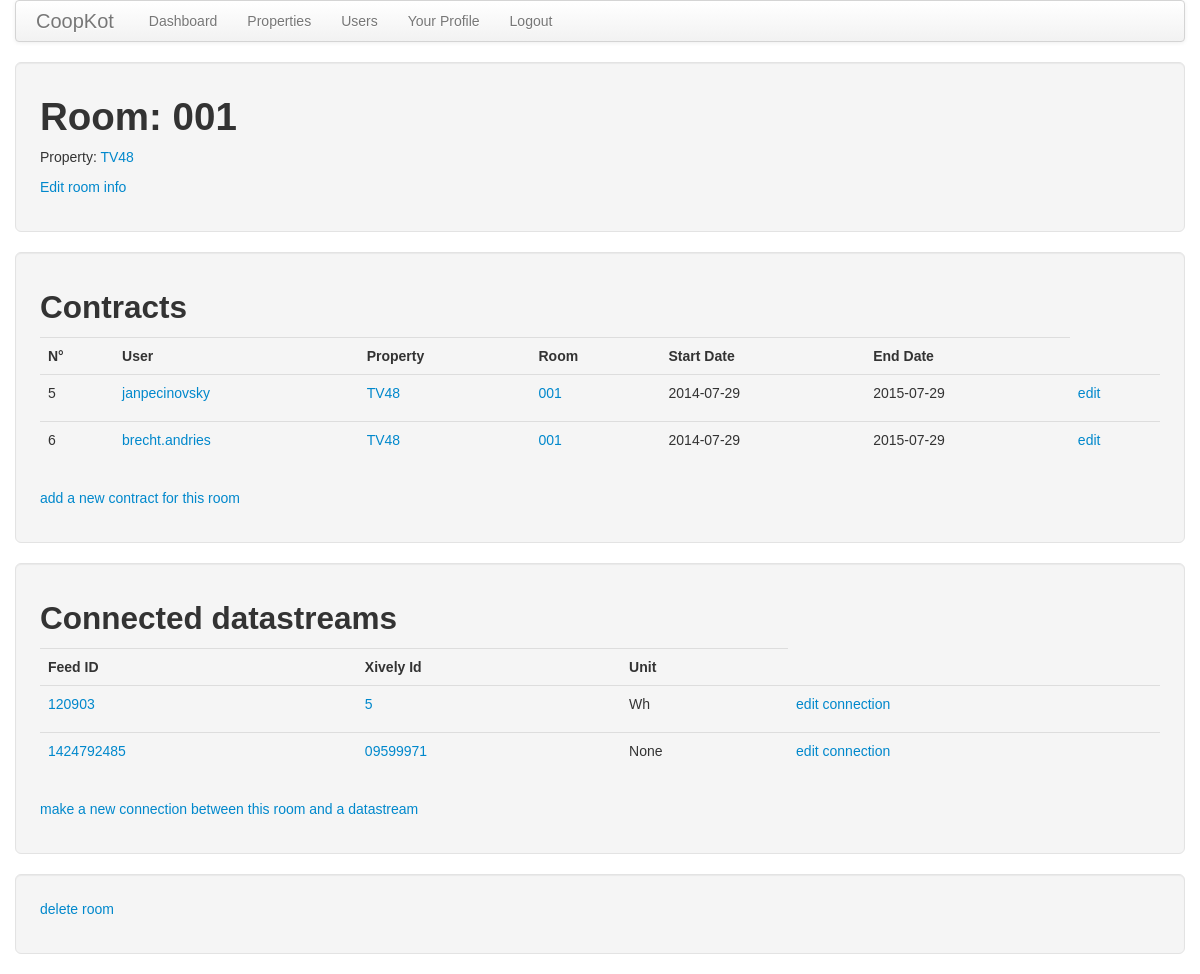
The app's page /room/1 (signed in) with its own data.
### app/models.py (models this page shows, shortened)
class Room(db.Model):
    __tablename__ = 'room'
    id = db.Column(db.Integer, primary_key = True)
    property_id = db.Column(db.Integer, db.ForeignKey('property.id'))
    name = db.Column(db.String(140))
    info = db.Column(db.String(140))
    users = db.relationship('User', secondary='contract', lazy='dynamic')
    datastreams = db.relationship('Datastream', secondary='room_datastream', lazy='dynamic')

class Property(db.Model):
    __tablename__ = 'property'
    id = db.Column(db.Integer, primary_key = True)
    name = db.Column(db.String(140), unique = True)
    users = db.relationship('User', backref = 'property', lazy = 'dynamic')
    info = db.Column(db.String(140))
    prices = db.relationship('Prices', backref = 'property', lazy = 'dynamic', cascade="all, delete, delete-orphan")
    rooms = db.relationship('Room', backref = 'property', lazy = 'dynamic', cascade="all, delete, delete-orphan")
    feeds = db.relationship('Feed', backref = 'property', lazy = 'dynamic', cascade="all, delete, delete-orphan")

class Contract(db.Model):
    __tablename__ = 'contract'
    id = db.Column(db.Integer, primary_key=True)
    user_id = db.Column(db.Integer, db.ForeignKey('user.id'))
    room_id = db.Column(db.Integer, db.ForeignKey('room.id'))
    start_date = db.Column(db.DateTime)
    end_date = db.Column(db.DateTime)
    user = db.relationship('User', backref="room_assoc")
    room = db.relationship('Room', backref="user_assoc")

class User(db.Model):
    __tablename__ = 'user'
    id = db.Column(db.Integer, primary_key = True)
    nickname = db.Column(db.String(64), unique = True)
    email = db.Column(db.String(120), index = True, unique = True)
    role = db.Column(db.SmallInteger, default = ROLE_USER)
    property_id = db.Column(db.Integer, db.ForeignKey('property.id'), default=-1)
    about_me = db.Column(db.String(140))
    last_seen = db.Column(db.DateTime)
    rooms = db.relationship('Room',secondary='contract', lazy='dynamic')
    def is_authenticated(self):
        return True

class Datastream(db.Model):
    __tablename__ = 'datastream'
    id = db.Column(db.Integer, primary_key = True)
    feed_id = db.Column(db.Integer, db.ForeignKey('feed.id'))
    xively_id = db.Column(db.String(140))
    unit = db.Column(db.String(64))
    info = db.Column(db.String(140), default='No info')
    type = db.Column(db.SmallInteger)
    rooms = db.relationship('Room', secondary='room_datastream', lazy='dynamic')
    def get_connection(self,room_id):
        return Room_Datastream.query.filter(Room_Datastream.datastream_id==self.id,Room_Datastream.room_id==room_id).first()

class Feed(db.Model):
    __tablename__ = 'feed'
    id = db.Column(db.Integer, primary_key = True)
    xively_id = db.Column(db.Integer)
    api_key = db.Column(db.String(140))
    info = db.Column(db.String(140))
    property_id = db.Column(db.Integer, db.ForeignKey('property.id'))
    datastreams = db.relationship('Datastream', backref = 'feed', lazy = 'dynamic', cascade="all, delete, delete-orphan")

### app/views.py (the view)
@app.route('/room/<id>')
@login_required
def room(id):
    room = Room.query.get(id)
    if room == None:
        flash('Room not found.')
        abort(404)
    contracts = Contract.query.filter_by(room = room)
    return render_template('room.html',
        contracts = contracts,
        datastreams = room.datastreams,
        room = room,
        ref = 'room'
        )

### app/views.py (called while the page is built)
@lm.user_loader
def load_user(id):
    return User.query.get(int(id))

@app.before_request
def before_request():
    g.user = current_user
    if g.user.is_authenticated():
        g.user.last_seen = datetime.utcnow()
        db.session.add(g.user)
        db.session.commit()

### app/templates/room.html (shortened to what this page needs)
{% extends "base.html" %}
{% block content %}
<div class="well well-large">
    <h1>Room: {{room.name}}</h1>
    <p>Property: <a href="{{url_for('property',id=room.property.id)}}">{{room.property.name}}</a></p>
    <p><a href="{{url_for('edit_room', id = room.id)}}">Edit room info</a><p>
</div>
<div class="well well-large">
	<h2>Contracts</h2>
	{% include 'contract_table.html' %}
    <p><a href="{{url_for('add_room_contract',id=room.id)}}">add a new contract for this room</a></p>
</div>
<div class="well well-large">
    <h2>Connected datastreams</h2>
    <table class="table table-hover">
        <tr>
            <th>Feed ID</th>
            <th>Xively Id</th>
            <th>Unit</th>
        </tr>
        {% for datastream in datastreams %}
            <tr>
                <td><p><a href="{{url_for('feed',id=datastream.feed.id)}}">{{datastream.feed.xively_id}}</a></p></td>
                <td><p><a href="{{url_for('datastream',id=datastream.id)}}">{{datastream.xively_id}}</a></p</td>
                <td><p>{{datastream.unit}}</p></td>
                <td><p>
                    <a href="{{url_for('edit_connection_room_datastream',id=datastream.get_connection(room.id).id)}}">edit connection</a>
                </p></td>
            </tr>
        {% endfor %}
    </table>
    <p><a href="{{url_for('add_connection_room_datastream',id=room.id)}}">make a new connection between this room and a datastream</a></p>
</div>
<div class="well well-large">
	<p><a href="{{url_for('delete_room', id=room.id)}}">delete room</a></p>
</div>
{% endblock %}

### app/templates/contract_table.html (shortened to what this page needs)
<table class="table table-hover">
		<tr>
			<th>N°</th>
			<th>User</th>
			<th>Property</th>
			<th>Room</th>
			<th>Start Date</th>
			<th>End Date</th>
		</tr>
        {% for contract in contracts %}
        	<tr>
        		<td><p>{{contract.id}}</p</td>
        		<td><p><a href="{{url_for('user',nickname=contract.user.nickname)}}">{{contract.user.nickname}}</a></p></td>
        		<td><p><a href="{{url_for('property',id=contract.room.property.id)}}">{{contract.room.property.name}}</a></p></td>
        		<td><p><a href="{{url_for('room',id=contract.room.id)}}">{{contract.room.name}}</a></p></td>
        		<td><p>{{contract.start_date.date()}}</p></td>
        		<td><p>{{contract.end_date.date()}}</p></td>
                <td><p>
                    {% if ref == 'room' %}<a href="{{url_for('edit_room_contract',id=contract.id)}}">edit</a>{% endif %}
                </p></td>
    		</tr>
        {% endfor %}
</table>

### app/static/css/lines.css (style rules this page uses)
div, span, p, td { font-family: Arial, sans-serif; }

### records on screen
Room: name "001"
Property: property.name "TV48"
Contract: id "5", user.nickname "janpecinovsky", room.property.name "TV48", room.name "001", start_date "2014-07-29", end_date "2015-07-29"
Contract: id "6", user.nickname "brecht.andries", room.property.name "TV48", room.name "001", start_date "2014-07-29", end_date "2015-07-29"
Datastream: feed.xively_id "120903", xively_id "5", unit "Wh"
Datastream: feed.xively_id "1424792485", xively_id "09599971", unit "None"
